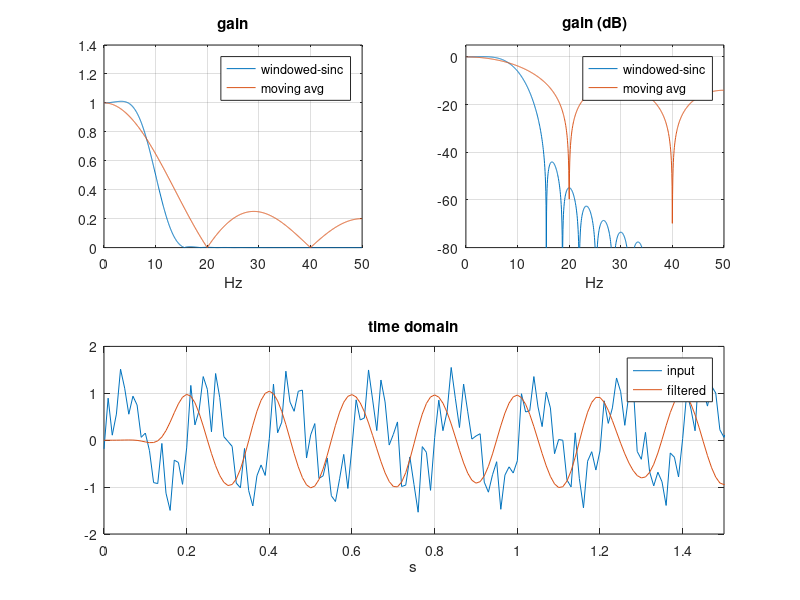

The MATLAB script that drew this image:
fs = 100; N = 300; t = (0:N-1)'/fs;
x = sin(2*pi*5*t) + 0.5*sin(2*pi*30*t) + 0.2*randn(N,1);

% Windowed-sinc low-pass FIR
fc = 10;                     % cutoff (Hz)
L  = 31;                     % filter length (odd)
n  = (0:L-1)' - (L-1)/2;     % centered index
wc = fc/(fs/2);              % cutoff relative to Nyquist
arg = wc*n;
h  = wc * (sin(pi*arg) ./ (pi*arg));
h((L+1)/2) = wc;             % fix 0/0 at the center
win = 0.5*(1 - cos(2*pi*(0:L-1)'/(L-1)));
h = h .* win;
h = h / sum(h);              % unity gain at 0 Hz

% Moving average for comparison
hm = ones(5,1)/5;

Nfft = 2048; f = (0:Nfft-1)'*fs/Nfft;
H1 = abs(fft(h,  Nfft));
H2 = abs(fft(hm, Nfft));

y = filter(h, 1, x);

figure;
subplot(2,2,1);
plot(f(1:Nfft/2), H1(1:Nfft/2), f(1:Nfft/2), H2(1:Nfft/2)); xlim([0 50]); grid on;
legend('windowed-sinc', 'moving avg'); title('gain'); xlabel('Hz');

subplot(2,2,2);
plot(f(1:Nfft/2), 20*log10(H1(1:Nfft/2)+eps), f(1:Nfft/2), 20*log10(H2(1:Nfft/2)+eps));
xlim([0 50]); ylim([-80 5]); grid on;
legend('windowed-sinc', 'moving avg'); title('gain (dB)'); xlabel('Hz');

subplot(2,1,2);
plot(t, x, t, y); xlim([0 1.5]); grid on;
legend('input', 'filtered'); title('time domain'); xlabel('s');
